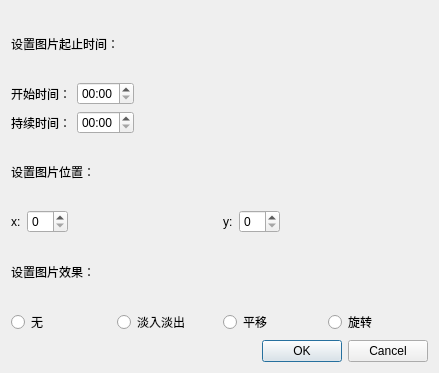
<?xml version="1.0" encoding="UTF-8"?>
<ui version="4.0">
 <class>imageSetDialog</class>
 <widget class="QDialog" name="imageSetDialog">
  <property name="geometry">
   <rect>
    <x>0</x>
    <y>0</y>
    <width>439</width>
    <height>373</height>
   </rect>
  </property>
  <property name="windowTitle">
   <string>设置图片参数</string>
  </property>
  <layout class="QVBoxLayout" name="verticalLayout">
   <item>
    <widget class="QLabel" name="label">
     <property name="text">
      <string>设置图片起止时间：</string>
     </property>
    </widget>
   </item>
   <item>
    <layout class="QHBoxLayout" name="horizontalLayout">
     <item>
      <widget class="QLabel" name="label_2">
       <property name="text">
        <string>开始时间：</string>
       </property>
      </widget>
     </item>
     <item>
      <widget class="QTimeEdit" name="timeEditStart">
       <property name="displayFormat">
        <string>mm:ss</string>
       </property>
      </widget>
     </item>
     <item>
      <spacer name="horizontalSpacer_2">
       <property name="orientation">
        <enum>Qt::Horizontal</enum>
       </property>
       <property name="sizeHint" stdset="0">
        <size>
         <width>40</width>
         <height>20</height>
        </size>
       </property>
      </spacer>
     </item>
    </layout>
   </item>
   <item>
    <layout class="QHBoxLayout" name="horizontalLayout_3">
     <item>
      <widget class="QLabel" name="label_6">
       <property name="text">
        <string>持续时间：</string>
       </property>
      </widget>
     </item>
     <item>
      <widget class="QTimeEdit" name="timeEditDuration">
       <property name="displayFormat">
        <string>mm:ss</string>
       </property>
      </widget>
     </item>
     <item>
      <spacer name="horizontalSpacer_3">
       <property name="orientation">
        <enum>Qt::Horizontal</enum>
       </property>
       <property name="sizeHint" stdset="0">
        <size>
         <width>40</width>
         <height>20</height>
        </size>
       </property>
      </spacer>
     </item>
    </layout>
   </item>
   <item>
    <widget class="QLabel" name="label_3">
     <property name="text">
      <string>设置图片位置：</string>
     </property>
    </widget>
   </item>
   <item>
    <layout class="QHBoxLayout" name="horizontalLayout_2">
     <item>
      <widget class="QLabel" name="label_4">
       <property name="text">
        <string>x:</string>
       </property>
      </widget>
     </item>
     <item>
      <widget class="QSpinBox" name="spinBoxX"/>
     </item>
     <item>
      <spacer name="horizontalSpacer">
       <property name="orientation">
        <enum>Qt::Horizontal</enum>
       </property>
       <property name="sizeHint" stdset="0">
        <size>
         <width>40</width>
         <height>20</height>
        </size>
       </property>
      </spacer>
     </item>
     <item>
      <widget class="QLabel" name="label_5">
       <property name="text">
        <string>y:</string>
       </property>
      </widget>
     </item>
     <item>
      <widget class="QSpinBox" name="spinBoxY"/>
     </item>
     <item>
      <spacer name="horizontalSpacer_4">
       <property name="orientation">
        <enum>Qt::Horizontal</enum>
       </property>
       <property name="sizeHint" stdset="0">
        <size>
         <width>40</width>
         <height>20</height>
        </size>
       </property>
      </spacer>
     </item>
    </layout>
   </item>
   <item>
    <widget class="QLabel" name="label_7">
     <property name="text">
      <string>设置图片效果：</string>
     </property>
    </widget>
   </item>
   <item>
    <layout class="QHBoxLayout" name="horizontalLayout_4">
     <item>
      <widget class="QRadioButton" name="radioButtonNo">
       <property name="text">
        <string>无</string>
       </property>
      </widget>
     </item>
     <item>
      <widget class="QRadioButton" name="radioButtonFade">
       <property name="text">
        <string>淡入淡出</string>
       </property>
      </widget>
     </item>
     <item>
      <widget class="QRadioButton" name="radioButtonTrans">
       <property name="text">
        <string>平移</string>
       </property>
      </widget>
     </item>
     <item>
      <widget class="QRadioButton" name="radioButtonRotation">
       <property name="text">
        <string>旋转</string>
       </property>
      </widget>
     </item>
    </layout>
   </item>
   <item>
    <widget class="QDialogButtonBox" name="buttonBox">
     <property name="orientation">
      <enum>Qt::Horizontal</enum>
     </property>
     <property name="standardButtons">
      <set>QDialogButtonBox::Cancel|QDialogButtonBox::Ok</set>
     </property>
    </widget>
   </item>
  </layout>
 </widget>
 <resources/>
 <connections>
  <connection>
   <sender>buttonBox</sender>
   <signal>accepted()</signal>
   <receiver>imageSetDialog</receiver>
   <slot>accept()</slot>
   <hints>
    <hint type="sourcelabel">
     <x>248</x>
     <y>254</y>
    </hint>
    <hint type="destinationlabel">
     <x>157</x>
     <y>274</y>
    </hint>
   </hints>
  </connection>
  <connection>
   <sender>buttonBox</sender>
   <signal>rejected()</signal>
   <receiver>imageSetDialog</receiver>
   <slot>reject()</slot>
   <hints>
    <hint type="sourcelabel">
     <x>316</x>
     <y>260</y>
    </hint>
    <hint type="destinationlabel">
     <x>286</x>
     <y>274</y>
    </hint>
   </hints>
  </connection>
 </connections>
</ui>
